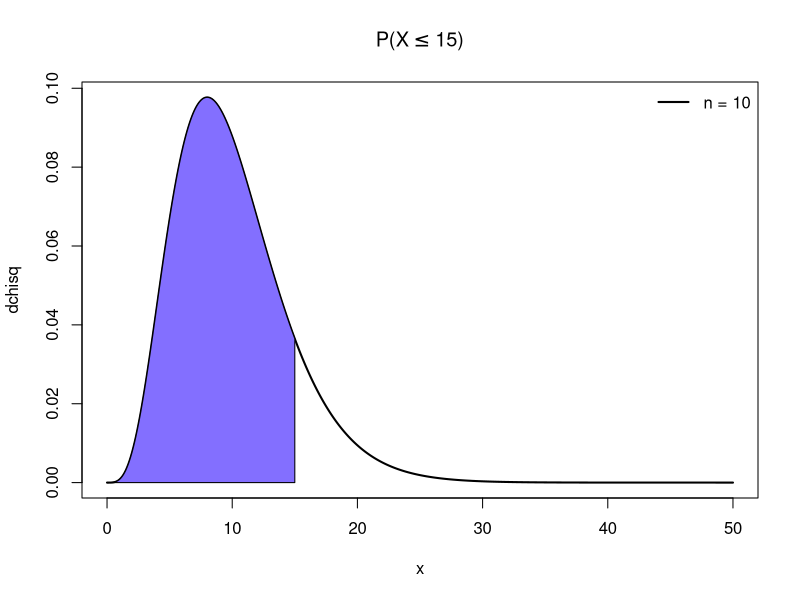
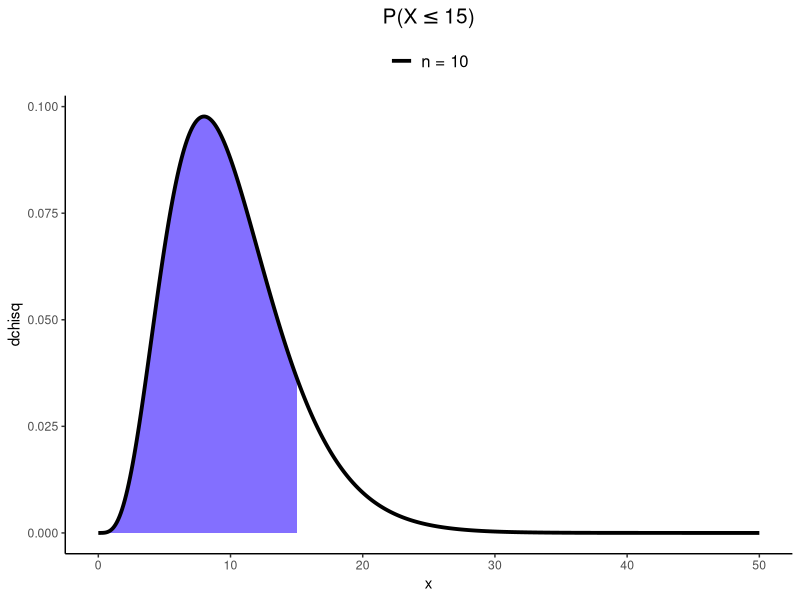
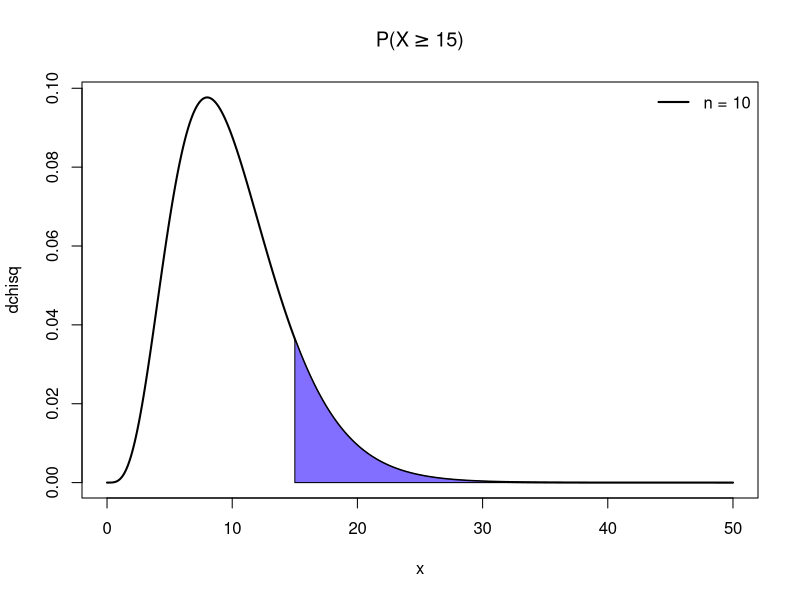
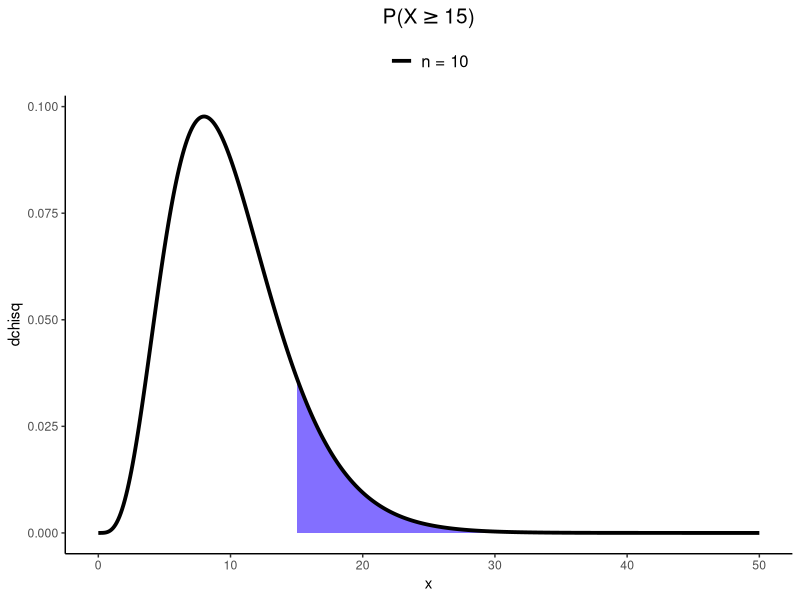
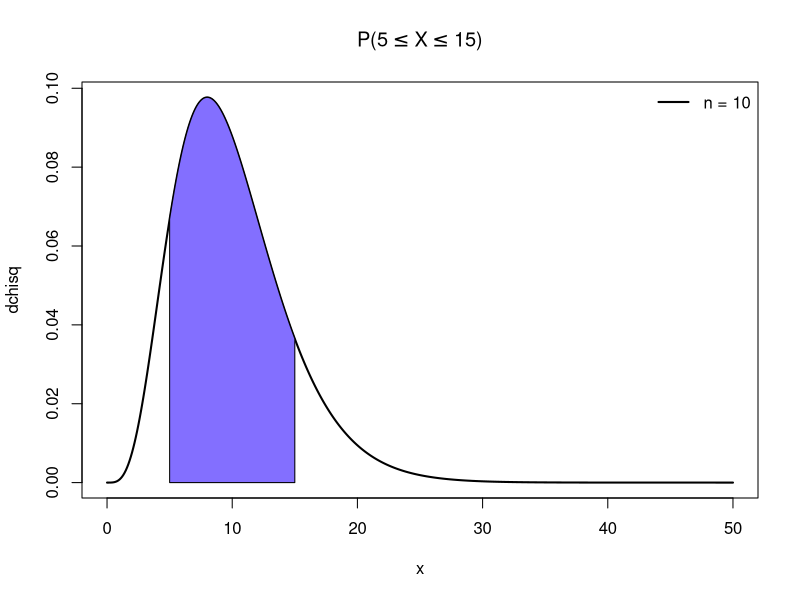
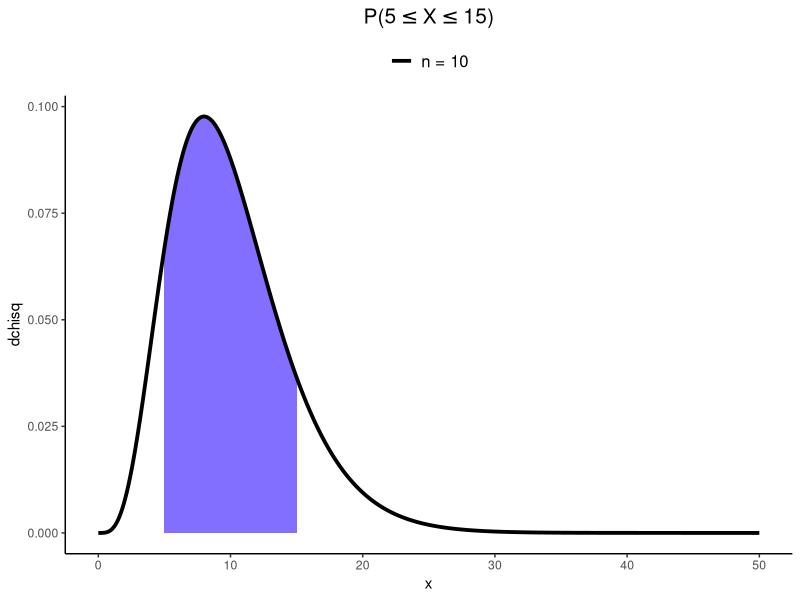
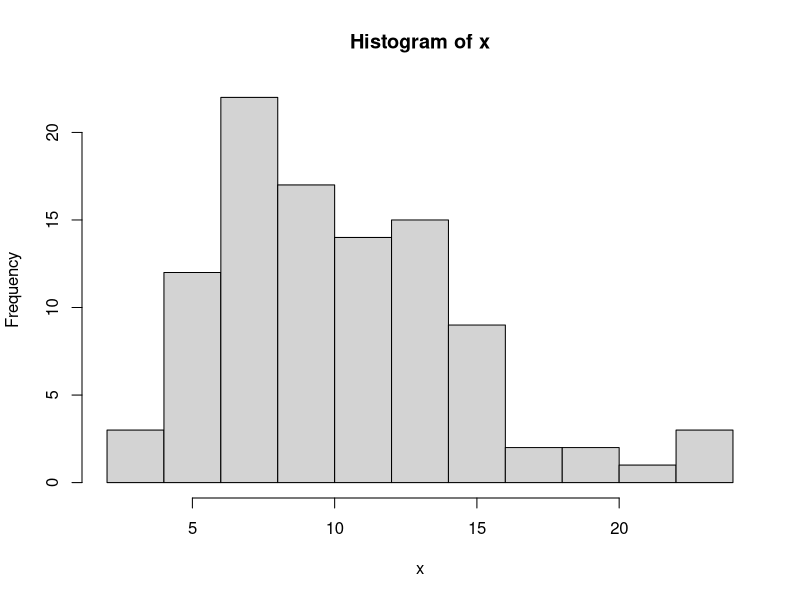
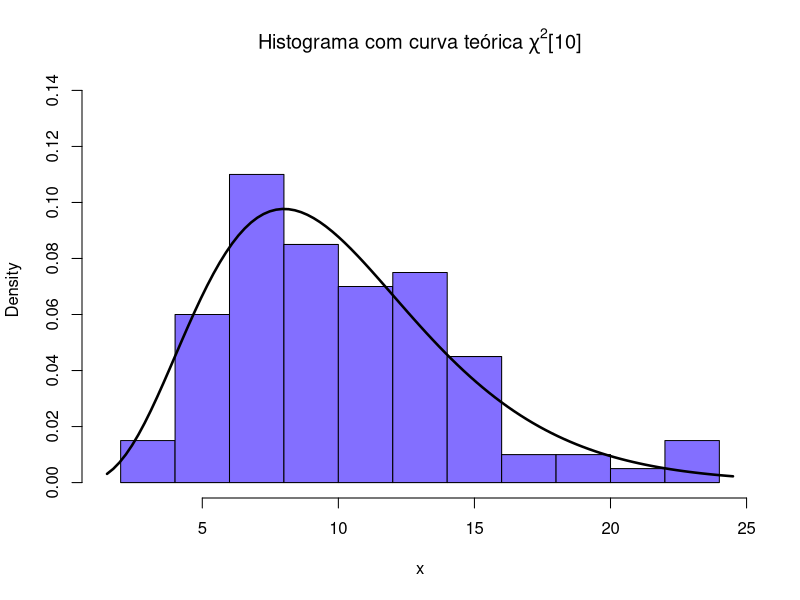

Reproduce these figures in R, in order.
## ---- chunk 1
knitr::opts_chunk$set(echo = TRUE)
## ---- chunk 2
library(ggplot2)
## ---- chunk 3
quantil = 15
n = 10
## ---- chunk 4
cat('f(15, 10) = ', dchisq(quantil, n))
## ---- chunk 5
x = seq(0, 50, by = 0.1)
## ---- chunk 6
plot(x, dchisq(x, n), type = 'l', ylab = 'dchisq', lwd = 2, main = expression(paste('P(X', phantom()<= 15, ')')))
polygon(x = c(0, seq(0, quantil, by = 0.05), quantil), y = c(0, dchisq(seq(0, quantil, by = 0.05), n), 0), col = 'SlateBlue1')
legend("topright", legend = c('n = 10'), 
       lty=1, col=c('black'), lwd=2, bty="n")
## ---- chunk 7
cat('P(X <= 15) = ', pchisq(quantil, n))
## ---- chunk 8
x.values = data.frame(x = seq(0, 50, by = 0.1))
## ---- chunk 9
ggplot(data = x.values, aes(x = x)) +
  geom_polygon(data = data.frame(x.p = c(min(x.values), seq(min(x.values), quantil, by = 0.05), quantil),
                                 y.p = c(0, dchisq(seq(min(x.values), quantil, by = 0.05), n), 0)), 
               aes(x = x.p, y = y.p), 
               fill = 'SlateBlue1') +
  geom_line(aes(y = dchisq(x, n), color = 'black'), size = 1.3) +
  labs(title = expression(paste('P(X', phantom()<= 15, ')')), y = 'dchisq') +
  scale_color_manual(name = NULL, values=c('black'),
                     labels = 'n = 10') +
  theme_classic() +
  theme(legend.position = 'top', legend.text = element_text(size = 12), 
        plot.title = element_text(hjust = 0.5, size = 15, face = 'bold'))
## ---- chunk 10
plot(x, dchisq(x, n), type = 'l', ylab = 'dchisq', lwd = 2, main = expression(paste('P(X', phantom()>= 15, ')')))
polygon(x = c(quantil, seq(quantil, 50, by = 0.05), 50), y = c(0, dchisq(seq(quantil, 50, by = 0.05), n), 0), col = 'SlateBlue1')
legend("topright", legend = c('n = 10'), 
       lty=1, col=c('black'), lwd=2, bty="n")
## ---- chunk 11
cat('P(X >= 15) = ', pchisq(quantil, n, lower.tail = FALSE))
## ---- chunk 12
ggplot(data = x.values, aes(x = x)) +
  geom_polygon(data = data.frame(x.p = c(quantil, seq(quantil, max(x.values), by = 0.05), max(x.values)),
                                 y.p = c(0, dchisq(seq(quantil, max(x.values), by = 0.05), n), 0)), 
               aes(x = x.p, y = y.p), 
               fill = 'SlateBlue1') +
  geom_line(aes(y = dchisq(x, n), color = 'black'), size = 1.3) +
  labs(title = expression(paste('P(X', phantom()>= 15, ')')), y = 'dchisq') +
  scale_color_manual(name = NULL, values=c('black'),
                     labels = 'n = 10') +
  theme_classic() +
  theme(legend.position = 'top', legend.text = element_text(size = 12), 
        plot.title = element_text(hjust = 0.5, size = 15, face = 'bold'))
## ---- chunk 13
plot(x, dchisq(x, n), type = 'l', ylab = 'dchisq', lwd = 2, main = expression(paste('P(', 5 <= X,
                       phantom()<= 15, ')')))
polygon(x = c(5, seq(5, 15, by = 0.05), 15), y = c(0, dchisq(seq(5, 15, by = 0.05), n), 0), col = 'SlateBlue1')
legend("topright", legend = c('n = 10'), 
       lty=1, col=c('black'), lwd=2, bty="n")
## ---- chunk 14
cat('P(5 <= X <= 15) = ', pchisq(15, n) - pchisq(5, n))
## ---- chunk 15
ggplot(data = x.values, aes(x = x)) +
  geom_polygon(data = data.frame(x.p = c(5, seq(5, 15, by = 0.05), 15),
                                 y.p = c(0, dchisq(seq(5, 15, by = 0.05), n), 0)), 
               aes(x = x.p, y = y.p), 
               fill = 'SlateBlue1') +
  geom_line(aes(y = dchisq(x, n), color = 'black'), size = 1.3) +
  labs(title = expression(paste('P(', 5 <= X,
                       phantom()<= 15, ')')), y = 'dchisq') +
  scale_color_manual(name = NULL, values=c('black'),
                     labels = 'n = 10') +
  theme_classic() +
  theme(legend.position = 'top', legend.text = element_text(size = 12), 
        plot.title = element_text(hjust = 0.5, size = 15, face = 'bold'))
## ---- chunk 16
cat('P(X <= x) = 0.95\n', 'x = ', qchisq(0.95, n))
## ---- chunk 17
x = rchisq(100, n)
## ---- chunk 18
y = hist(x)
lim.y = c(0, max(y$density) + max(y$density)/4)
lim.x = c(min(y$breaks) - 0.5, max(y$breaks) + 0.5)
## ---- chunk 19
hist(x, probability = TRUE, main = expression(paste('Histograma com curva teórica ', chi^2, '[10]')),
     col = "SlateBlue1", xlim = lim.x, ylim = lim.y) 
curve(dchisq(x, n), add=T, lwd = 2.5)

hist(x, freq = F, main = "Gráfico de densidade estimada", col = "SlateBlue1", xlim = lim.x, ylim = lim.y)
lines(density(x), lwd = 2.5)
## ---- chunk 20
x = as.data.frame(x)
ggplot(x, aes(x = x, y = after_stat(density))) +
  geom_histogram(fill = 'SlateBlue1', color = 'black', breaks = y$breaks) +
  geom_line(aes(y = dchisq(x, n)), size = 1.5) +
  labs(title = expression(paste('Histograma com curva teórica ', chi^2, '[10]'))) +
  theme_classic() +
        scale_x_continuous(limits = lim.x) +
  scale_y_continuous(limits = lim.y) +
  theme(plot.title = element_text(hjust = 0.5, size = 15, face = 'bold'))

ggplot(x, aes(x = x, y = after_stat(density))) +
  geom_histogram(fill = 'SlateBlue1', color = 'black', breaks = y$breaks) +
  geom_density(size = 1.5) +
  labs(title = "Gráfico de densidade estimada") +
  theme_classic() +
        scale_x_continuous(limits = lim.x) +
  scale_y_continuous(limits = lim.y) +
  theme(plot.title = element_text(hjust = 0.5, size = 15, face = 'bold'))
